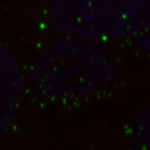
#> input picture dataset_t6_grouped/test/G0/DMSO/W0082F0001T0006Z000C1N22.png, 150 x 150 px
$ python -i analysis_pbody_distance.py   (imports and definitions only)
#> lines starting #> are read from the running program, lines starting #| are printed output that depends on the picture
#> further down, picture is the input picture: shape (150, 150, 3); mean B, G, R 5.3, 3.7, 11.2
import cv2
import numpy as np
import pandas as pd
import os
from scipy.spatial import distance

# ---------- CONFIG ----------
PIXEL_SIZE_UM = 1.0  # leave 1.0 if unknown
DATA_OUTPUT_DIR = "data"  # all analysis CSVs will go here

# ---------- IMAGE ENHANCEMENT ----------
def enhance_image(img):
    """Enhance visibility of blue (nucleus) and purple (mitochondria) regions."""
    img_float = img.astype(np.float32) / 255.0
    img_float[..., 0] = np.clip(img_float[..., 0] * 2.5, 0, 1)  # Blue
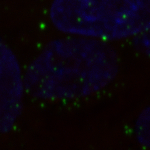
#> img_float: shape (150, 150, 3) float32; mean B, G, R 0.052, 0.0144, 0.0438
    img_float[..., 2] = np.clip(img_float[..., 2] * 2.5, 0, 1)  # Red
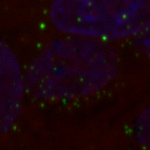
#> img_float: shape (150, 150, 3) float32; mean B, G, R 0.052, 0.0144, 0.11
    lab = cv2.cvtColor((img_float * 255).astype(np.uint8), cv2.COLOR_BGR2LAB)
#> lab: shape (150, 150, 3); mean of channels 0, 1, 2 9, 138.9, 126.2
    l, a, b = cv2.split(lab)
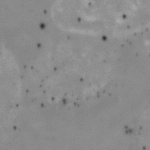
#> a: shape (150, 150); min 44, max 171, mean 138.9
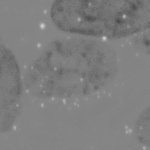
#> b: shape (150, 150); min 71, max 210, mean 126.2
    clahe = cv2.createCLAHE(clipLimit=2.0, tileGridSize=(8, 8))
    l = clahe.apply(l)
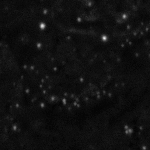
#> l: shape (150, 150); min 2, max 233, mean 16.7
    enhanced = cv2.merge((l, a, b))
#> enhanced: shape (150, 150, 3); mean of channels 0, 1, 2 16.7, 138.9, 126.2
    enhanced = cv2.cvtColor(enhanced, cv2.COLOR_LAB2BGR)
    return enhanced

# ---------- MASK DETECTION ----------
# [8 lines left out: function detect_objects, not called in this run]

def get_centroids(mask):
    num_labels, labels, stats, centroids = cv2.connectedComponentsWithStats(mask)
    return [tuple(map(float, c)) for c in centroids[1:]]

# [87 lines left out: functions compute_distances, analyze_image, summarize_results, process_parent_folder, not called in this run]

# ---------- ENTRY POINT ----------
# [4 lines not run here, left out]

>>> import cv2
>>> picture = cv2.imread('dataset_t6_grouped/test/G0/DMSO/W0082F0001T0006Z000C1N22.png')
>>> result = enhance_image(picture)

$ run again, on dataset_t6_grouped/test/G0/DMSO/W0082F0001T0006Z000C1N36.png
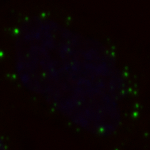
#> input picture dataset_t6_grouped/test/G0/DMSO/W0082F0001T0006Z000C1N36.png, 150 x 150 px
#> picture is the input picture: shape (150, 150, 3); mean B, G, R 4, 3, 11
#> lab: shape (150, 150, 3); mean of channels 0, 1, 2 8.2, 138.2, 127.7
#> in enhance_image, `l, a, b = cv2.split(lab)`:
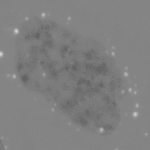
#> b: shape (150, 150); min 94, max 211, mean 127.7
#> in enhance_image, `l = clahe.apply(l)`:
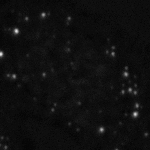
#> l: shape (150, 150); min 3, max 230, mean 15.4

$ run again, on dataset_t6_grouped/test/G0/DMSO/W0082F0001T0006Z000C1N44.png
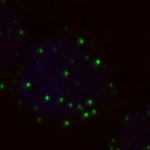
#> input picture dataset_t6_grouped/test/G0/DMSO/W0082F0001T0006Z000C1N44.png, 150 x 150 px
#> picture is the input picture: shape (150, 150, 3); mean B, G, R 5.2, 3.7, 12.7
#> lab: shape (150, 150, 3); mean of channels 0, 1, 2 10.5, 141.2, 126.8
#> in enhance_image, `l, a, b = cv2.split(lab)`:
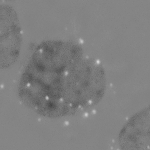
#> b: shape (150, 150); min 68, max 210, mean 126.8
#> in enhance_image, `enhanced = cv2.cvtColor(enhanced, cv2.COLOR_LAB2BGR)`:
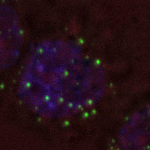
#> enhanced: shape (150, 150, 3); mean B, G, R 22.9, 14.3, 37.7

$ run again, on dataset_t6_grouped/test/G0/DMSO/W0082F0001T0006Z000C1N58.png
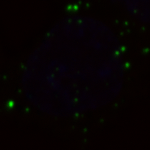
#> input picture dataset_t6_grouped/test/G0/DMSO/W0082F0001T0006Z000C1N58.png, 150 x 150 px
#> picture is the input picture: shape (150, 150, 3); mean B, G, R 2.4, 2.3, 6.6
#> lab: shape (150, 150, 3); mean of channels 0, 1, 2 4.4, 132.6, 128
#> in enhance_image, `l, a, b = cv2.split(lab)`:
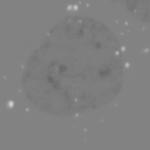
#> b: shape (150, 150); min 101, max 211, mean 128
#> in enhance_image, `enhanced = cv2.cvtColor(enhanced, cv2.COLOR_LAB2BGR)`:
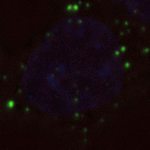
#> enhanced: shape (150, 150, 3); mean B, G, R 11.5, 9, 21.1
